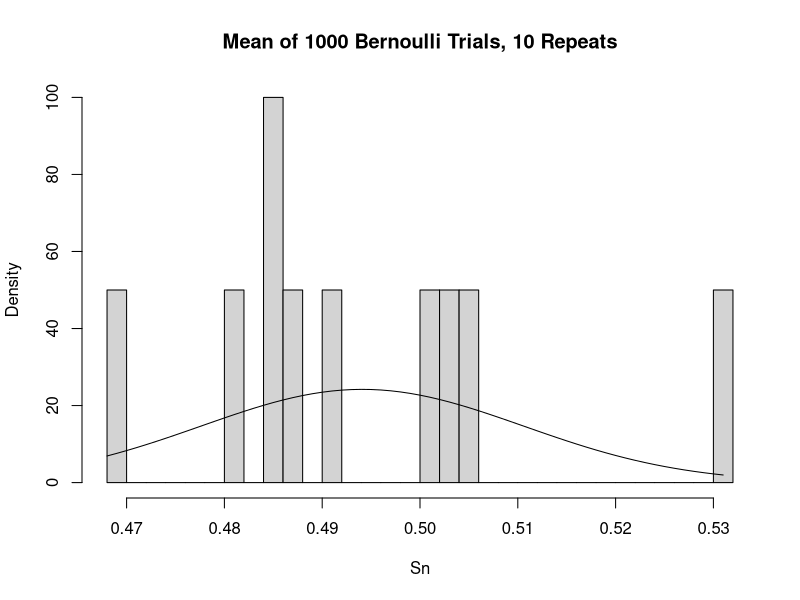
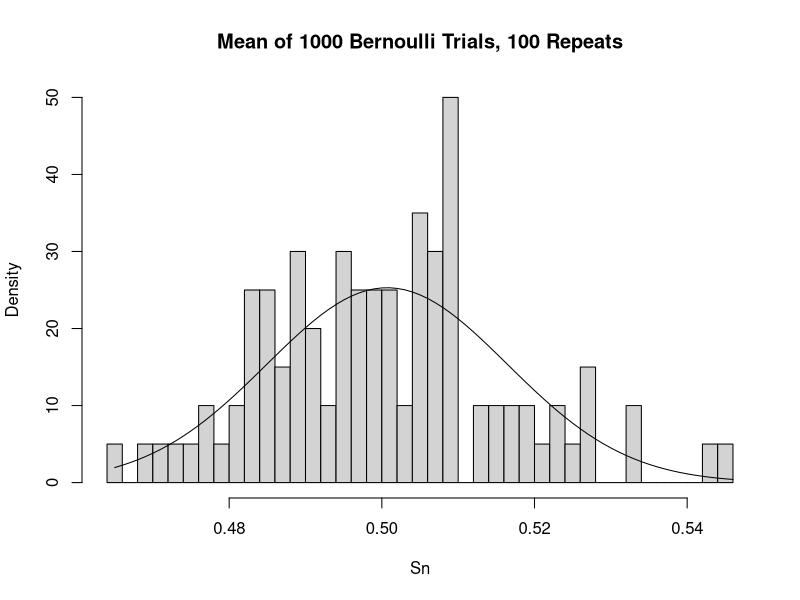
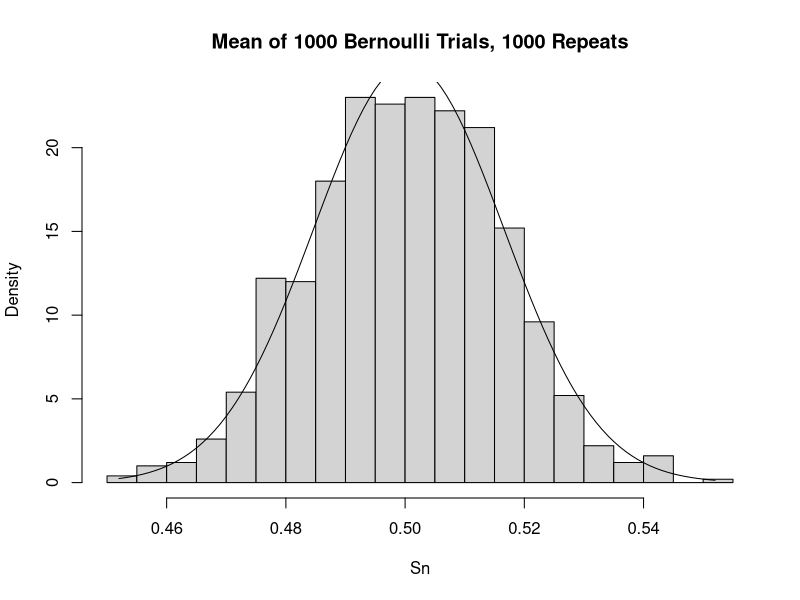
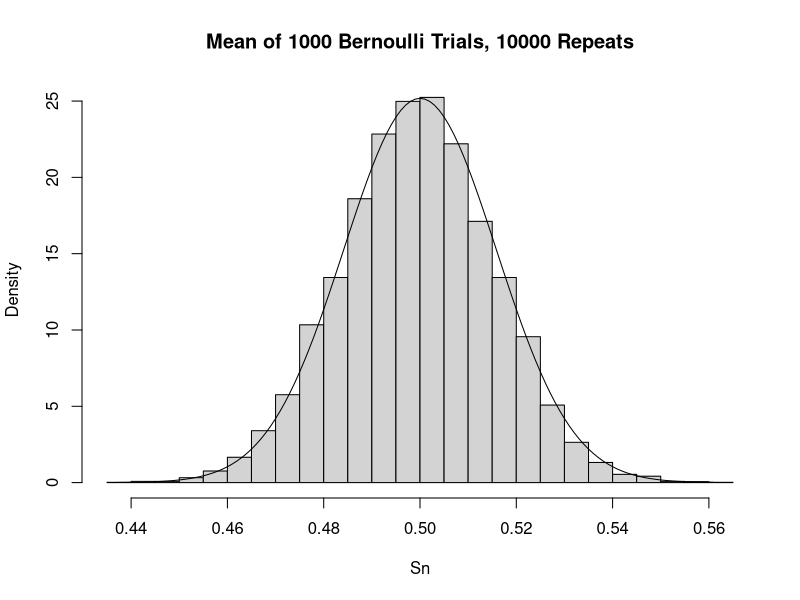
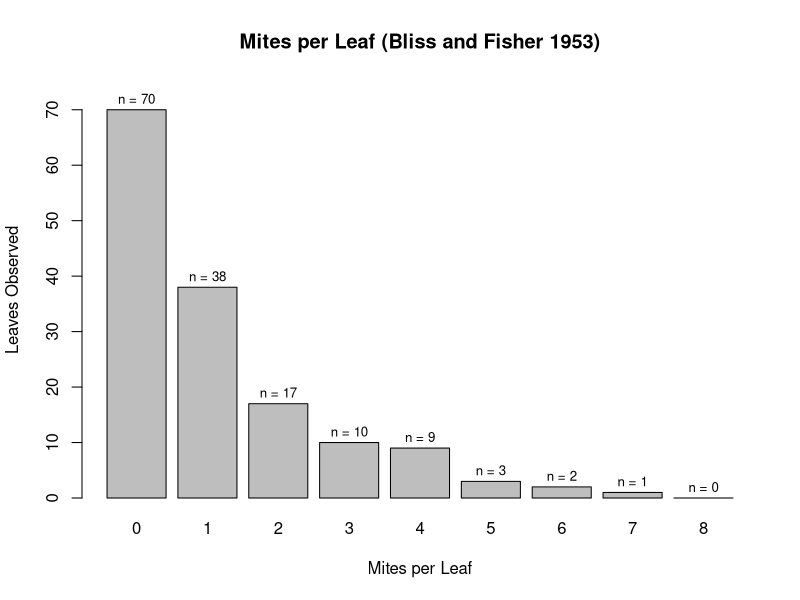
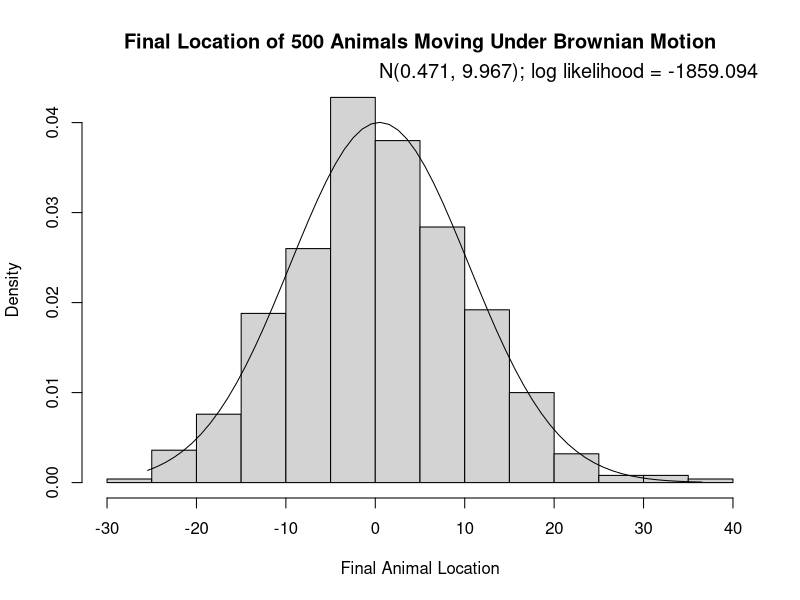
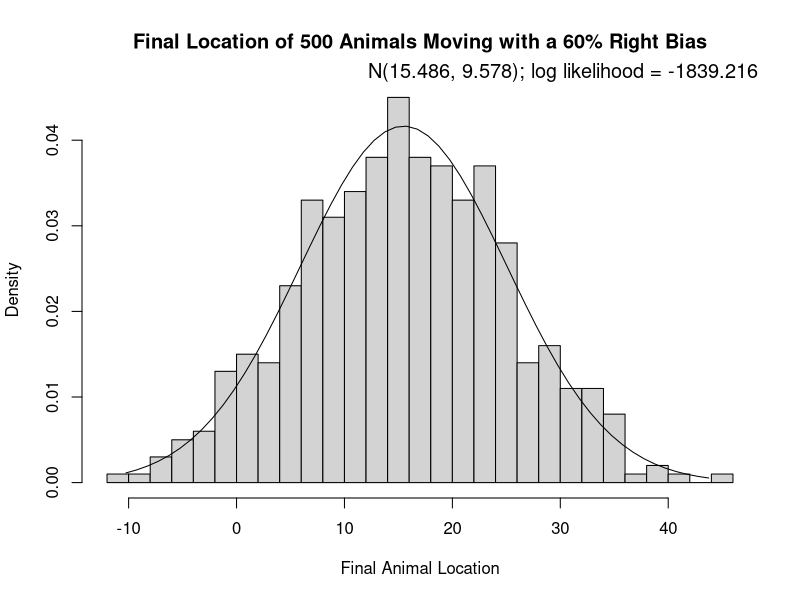
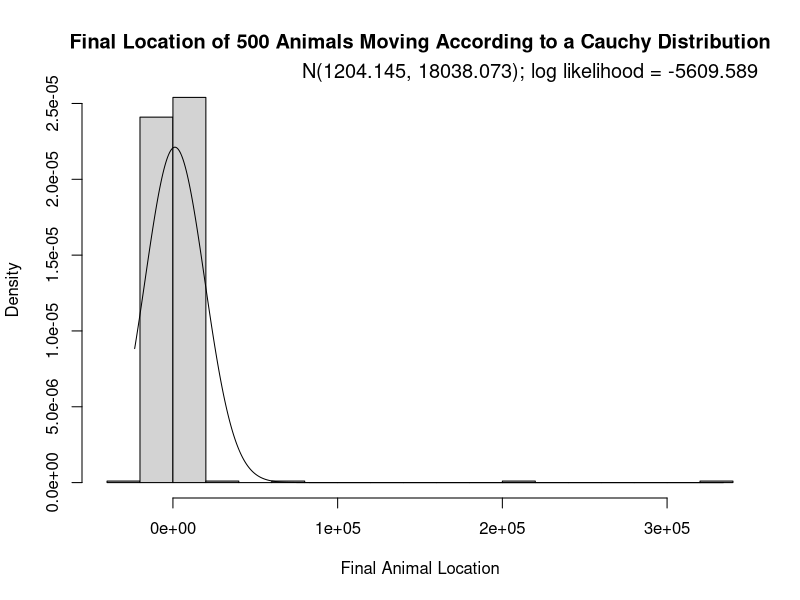

Write R code to recreate these figures, in order.
## ---- chunk 1
knitr::opts_chunk$set(echo = TRUE)

library(knitr)
library(MASS)
## ---- chunk 2
x <- c(-1, 0, 1)
fx <- c("1/8", "6/8", "1/8")

kable(cbind("x" = x, 
            "f(x)" = fx))
## ---- chunk 3
# Define the test iterations of 1000 Bernoulli trials to be run
# Code only shows the first test, but replace n[#] with the desired value in
# nit to produce the second, third, and fourth histograms.
nit <- c(10, 100, 1000, 10000)

# Matrix to catch n[#] iterations of 1000 coin flips
bern <- matrix(0, 
               nrow = nit[1], 
               ncol = 1000)

# Run the iterations
for (i in 1:nit[1]){
        bern[i,] <- rbinom(n = 1000,
                           size = 1,
                           prob = 0.5)
}

# Get the mean of each iteration
Sn <- rowMeans(bern)

# Fit the means to a normal distribution
fit <- fitdistr(Sn, "normal")

# Define x values to plot the pdf over
xVals <-  seq(from = min(Sn), 
               to = max(Sn), 
               by = 0.001
               )

# Make histogram
hist(x = Sn, 
     # To plot density so the pdf is scaled properly
     freq = FALSE,
     breaks = 30,
     main = "Mean of 1000 Bernoulli Trials, 10 Repeats"
     )

# Plot pdf
lines(xVals, dnorm(xVals, 
                   mean = fit$estimate[1],
                   sd = fit$estimate[2]
                   )
      )

## ---- chunk 4
# Report the log likelihood of this pdf
cat(paste("The log likelihood of the normal distribution ",
          paste("N(",
                round(fit$estimate[1], digits = 3),
                ", ",
                round(fit$estimate[2], digits = 3),
                ") ",
                sep = ""
                ),
          "is ",
          round(fit$loglik),
          ".",
          sep = ""
          )
    )
## ---- chunk 5
# Second Histogram

# Matrix to catch n[#] iterations of 1000 coin flips
bern <- matrix(0, 
               nrow = nit[2], 
               ncol = 1000)

# Run the iterations
for (i in 1:nit[2]){
        bern[i,] <- rbinom(n = 1000,
                           size = 1,
                           prob = 0.5)
}

# Get the mean of each iteration
Sn <- rowMeans(bern)

# Fit the means to a normal distribution
fit <- fitdistr(Sn, "normal")

# Define x values to plot the pdf over
xVals <-  seq(from = min(Sn), 
               to = max(Sn), 
               by = 0.001
               )

# Make histogram
hist(x = Sn, 
     # To plot density so the pdf is scaled properly
     freq = FALSE,
     breaks = 30,
     main = "Mean of 1000 Bernoulli Trials, 100 Repeats"
     )

# Plot pdf
lines(xVals, dnorm(xVals, 
                   mean = fit$estimate[1],
                   sd = fit$estimate[2]
                   )
      )

# Report the log likelihood of this pdf
cat(paste("The log likelihood of the normal distribution ",
          paste("N(",
                round(fit$estimate[1], digits = 3),
                ", ",
                round(fit$estimate[2], digits = 3),
                ") ",
                sep = ""
                ),
          "is ",
          round(fit$loglik),
          ".",
          sep = ""
          )
    )


# Third Histogram

# Matrix to catch n[#] iterations of 1000 coin flips
bern <- matrix(0, 
               nrow = nit[3], 
               ncol = 1000)

# Run the iterations
for (i in 1:nit[3]){
        bern[i,] <- rbinom(n = 1000,
                           size = 1,
                           prob = 0.5)
}

# Get the mean of each iteration
Sn <- rowMeans(bern)

# Fit the means to a normal distribution
fit <- fitdistr(Sn, "normal")

# Define x values to plot the pdf over
xVals <-  seq(from = min(Sn), 
               to = max(Sn), 
               by = 0.001
               )

# Make histogram
hist(x = Sn, 
     # To plot density so the pdf is scaled properly
     freq = FALSE,
     breaks = 30,
     main = "Mean of 1000 Bernoulli Trials, 1000 Repeats"
     )

# Plot pdf
lines(xVals, dnorm(xVals, 
                   mean = fit$estimate[1],
                   sd = fit$estimate[2]
                   )
      )

# Report the log likelihood of this pdf
cat(paste("The log likelihood of the normal distribution ",
          paste("N(",
                round(fit$estimate[1], digits = 3),
                ", ",
                round(fit$estimate[2], digits = 3),
                ") ",
                sep = ""
                ),
          "is ",
          round(fit$loglik),
          ".",
          sep = ""
          )
    )


# Fourth Histogram

# Matrix to catch n[#] iterations of 1000 coin flips
bern <- matrix(0, 
               nrow = nit[4], 
               ncol = 1000)

# Run the iterations
for (i in 1:nit[4]){
        bern[i,] <- rbinom(n = 1000,
                           size = 1,
                           prob = 0.5)
}

# Get the mean of each iteration
Sn <- rowMeans(bern)

# Fit the means to a normal distribution
fit <- fitdistr(Sn, "normal")

# Define x values to plot the pdf over
xVals <-  seq(from = min(Sn), 
               to = max(Sn), 
               by = 0.001
               )

# Make histogram
hist(x = Sn, 
     # To plot density so the pdf is scaled properly
     freq = FALSE,
     breaks = 30,
     main = "Mean of 1000 Bernoulli Trials, 10000 Repeats"
     )

# Plot pdf
lines(xVals, dnorm(xVals, 
                   mean = fit$estimate[1],
                   sd = fit$estimate[2]
                   )
      )

# Report the log likelihood of this pdf
cat(paste("The log likelihood of the normal distribution ",
          paste("N(",
                round(fit$estimate[1], digits = 3),
                ", ",
                round(fit$estimate[2], digits = 3),
                ") ",
                sep = ""
                ),
          "is ",
          round(fit$loglik),
          ".",
          sep = ""
          )
    )
## ---- chunk 6
integrate(f = function(x){2/(x+1)^3},
          lower = 0,
          upper = 3
          )
## ---- chunk 7
kable(rbind("Mites per Leaf" = c(0, 1, 2, 3, 4, 5, 6, 7, 8), 
            "Leaves Observed" = c(70, 38, 17, 10, 9, 3, 2, 1, 0)
            )
      )
## ---- chunk 8
# Define vectors of the mites per leaf and number of leaves observed
mites <- c(0, 1, 2, 3, 4, 5, 6, 7, 8)
leaves <- c(70, 38, 17, 10, 9, 3, 2, 1, 0)

# Make vector of the mites observed on each leaf
obs <- c()

for (i in 1:length(mites)) {
        temp <- rep(mites[i], leaves[i])
        obs <- c(obs, temp)
}
## ---- chunk 9
cat("lambda =", 
    round(mean(obs), 
          digits = 2)
    )

## ---- chunk 10
BlissFisher <- barplot(setNames(leaves, mites),
                       main = "Mites per Leaf (Bliss and Fisher 1953)",
                       xlab = "Mites per Leaf",
                       ylab = "Leaves Observed", 
                       ylim = c(0, 75)
                       )

text(BlissFisher, 
     leaves + 2, 
     paste("n =", leaves), 
     cex = 0.8
     )

## ---- chunk 11
cat("The standard deviation of the mites per leaf is ", 
    sd(obs), 
    ".", 
    sep = ""
    )

cat("The standard error of the mean mites per leaf is ", 
    sd(obs)/sqrt(length(obs)), 
    ".", 
    sep = ""
    )
## ---- chunk 12
# Define number of iterations
nit = 1000

# Create matrix to catch the 1000 trials
bootObs <- matrix(data = NA, 
                  nrow = nit, 
                  ncol = length(obs),
                  dimnames = list(c(1:nit),
                                  c(1:length(obs))
                                  )
                )

# Create 1000 more datasets sampling with replacement
for (i in 1:nit) {
        bootObs[i,] <- sample(x = obs,
                              size = length(obs),
                              replace = TRUE
                              )
}
## ---- chunk 13
cat("The standard error of the mean mites per leaf is ", 
    sd(rowMeans(bootObs)), 
    ".", 
    sep = ""
    )
## ---- chunk 14
# Define function that describes the movement of this animal over 100 steps
# Steps default value = 100 as defined by question, but other values can be
# substituted as needed
animal1 <- function(steps = 100){     
        # Vector of random distances, mean and sd as defined by N(mu = 0, sigma = 1)
        distance <- abs(rnorm(steps,
                              mean = 0,
                              sd = 1)
                        )
        
        # Vector to catch the true distances traveled (accounting for length and 
        # direction, where moving right is a positive movement and moving left 
        # is a negative movement)
        result <- c()

        # Loop to determine distance and direction of each step
        for (i in 1:steps){  
                # Conducting a Bernoulli trial to determine right (success)
                # or left (failure), then appending the distance traveled based
                # on the ith distance in the previously defined vector of
                # normally distributed random distances
                if(rbinom(n = 1, size = 1, prob = 0.5) == 1) {
                        result[i] <- distance[i]
                }
                else{
                        result[i] <- -distance[i]
                }
        }
        
        # Vector with distances the animal traveled
        return(result)
}

# Run the animal1() function for 500 animals
simAnimal1 <- matrix(data = 0,
                     nrow = 500,                    # Number of animals
                     ncol = 100,                    # Number of steps
                     dimnames = list(seq(1, 500),
                                     seq(1, 100)
                                     )
                     )

for (i in 1:nrow(simAnimal1)){
        simAnimal1[i,] <- animal1()
}

# Get the final location of each animal 
finalAnimal1 <- rowSums(simAnimal1)

# Fit normal distribution to the animal final locations
fit <- fitdistr(finalAnimal1, "normal")
## ---- chunk 15
xVals <-  seq(from = min(finalAnimal1), 
               to = max(finalAnimal1), 
               by = 1
               )

hist(finalAnimal1,
     freq = FALSE,
     xlab = "Final Animal Location",
     main = "Final Location of 500 Animals Moving Under Brownian Motion",
     breaks = 20
     )

lines(xVals, dnorm(xVals, 
                   mean = fit$estimate[1],
                   sd = fit$estimate[2]
                   )
      )

mtext(paste("N(", 
            round(fit$estimate[1], digits = 3), 
            ", ",
            round(fit$estimate[2], digits = 3),
            "); log likelihood = ",
            round(fit$loglik, digits = 3),
            sep = ""
            ),
      side = 3,
      adj = 1,
      cex = 1.2
      )

## ---- chunk 16
# Define function that describes the movement of this animal over 100 steps
# Steps default value = 100 as defined by question, but other values can be
# substituted as needed
animal2 <- function(steps = 100){     
        # Vector of random distances, mean and sd as defined by N(mu = 0, sigma = 1)
        distance <- abs(rnorm(steps,
                              mean = 0,
                              sd = 1)
                        )
        
        # Vector to catch the true distances traveled (accounting for length and 
        # direction, where moving right is a positive movement and moving left 
        # is a negative movement)
        result <- c()

        # Loop to determine distance and direction of each step
        for (i in 1:steps){  
                # Conducting a Bernoulli trial to determine right (success)
                # or left (failure), assuming a 60% chance that the animal will
                # choose right instead of left, then appending the distance 
                # traveled based on the ith distance in the previously defined 
                # vector of normally distributed random distances
                if(rbinom(n = 1, size = 1, prob = 0.6) == 1) {
                        result[i] <- distance[i]
                }
                else{
                        result[i] <- -distance[i]
                }
        }
        
        # Vector with distances the animal traveled
        return(result)
}

# Run the animal1() function for 500 animals
simAnimal2 <- matrix(data = 0,
                     nrow = 500,                    # Number of animals
                     ncol = 100,                    # Number of steps
                     dimnames = list(seq(1, 500),
                                     seq(1, 100)
                                     )
                     )

for (i in 1:nrow(simAnimal2)){
        simAnimal2[i,] <- animal2()
}

# Get the final location of each animal 
finalAnimal2 <- rowSums(simAnimal2)

# Fit normal distribution to the animal final locations
fit <- fitdistr(finalAnimal2, "normal")
## ---- chunk 17
xVals <-  seq(from = min(finalAnimal2), 
               to = max(finalAnimal2), 
               by = 1
               )

hist(finalAnimal2,
     freq = FALSE,
     xlab = "Final Animal Location",
     main = "Final Location of 500 Animals Moving with a 60% Right Bias",
     breaks = 20
     )

lines(xVals, dnorm(xVals, 
                   mean = fit$estimate[1],
                   sd = fit$estimate[2]
                   )
      )

mtext(paste("N(", 
            round(fit$estimate[1], digits = 3), 
            ", ",
            round(fit$estimate[2], digits = 3),
            "); log likelihood = ",
            round(fit$loglik, digits = 3),
            sep = ""
            ),
      side = 3,
      adj = 1,
      cex = 1.2
      )

## ---- chunk 18
# Define function that describes the movement of this animal over 100 steps
# Steps default value = 100 as defined by question, but other values can be
# substituted as needed
animal3 <- function(steps = 100){     
        # Vector of random distances, mean and sd as defined by N(mu = 0, sigma = 1)
        distance <- abs(rcauchy(steps,
                                location = 0,
                                scale = 2)
                        )
        
        # Vector to catch the true distances traveled (accounting for length and 
        # direction, where moving right is a positive movement and moving left 
        # is a negative movement)
        result <- c()

        # Loop to determine distance and direction of each step
        for (i in 1:steps){  
                # Conducting a Bernoulli trial to determine right (success)
                # or left (failure), then appending the distance traveled based
                # on the ith distance in the previously defined vector of
                # normally distributed random distances
                if(rbinom(n = 1, size = 1, prob = 0.5) == 1) {
                        result[i] <- distance[i]
                }
                else{
                        result[i] <- -distance[i]
                }
        }
        
        # Vector with distances the animal traveled
        return(result)
}

# Run the animal1() function for 500 animals
simAnimal3 <- matrix(data = 0,
                     nrow = 500,                    # Number of animals
                     ncol = 100,                    # Number of steps
                     dimnames = list(seq(1, 500),
                                     seq(1, 100)
                                     )
                     )

for (i in 1:nrow(simAnimal3)){
        simAnimal3[i,] <- animal3()
}

# Get the final location of each animal 
finalAnimal3 <- rowSums(simAnimal3)

# Fit normal distribution to the animal final locations
fit <- fitdistr(finalAnimal3, "normal")
## ---- chunk 19
xVals <-  seq(from = min(finalAnimal3), 
               to = max(finalAnimal3), 
               by = 1
               )

hist(finalAnimal3,
     freq = FALSE,
     xlab = "Final Animal Location",
     main = "Final Location of 500 Animals Moving According to a Cauchy Distribution",
     breaks = 20
     )

lines(xVals, dnorm(xVals, 
                   mean = fit$estimate[1],
                   sd = fit$estimate[2]
                   )
      )

mtext(paste("N(", 
            round(fit$estimate[1], digits = 3), 
            ", ",
            round(fit$estimate[2], digits = 3),
            "); log likelihood = ",
            round(fit$loglik, digits = 3),
            sep = ""
            ),
      side = 3,
      adj = 1,
      cex = 1.2
      )

